Frame 1 (no input): blank canvas, image omitted
Frame 60 (the mouse pressed at the canvas centre just before this capture): blank canvas, image omitted
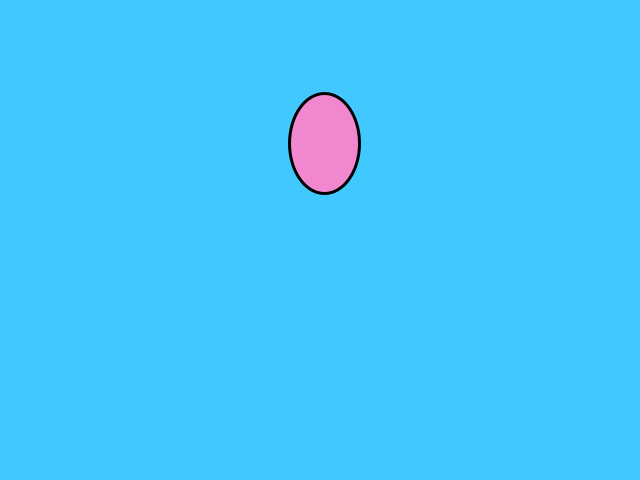
Frame 120 (the mouse held since frame 60 and released just before this capture)

The Processing sketch whose frames 1 and 60 were blank and that drew this single picture after the mouse press (run headless with seeded random() and noise(); from frame 60 on, the mouse is pressed at the canvas centre):

// Processing sketch: globos
// ── globos.pde
class Globo
{
  color c;
  float x, y,vx,vy;
  Globo (float _x, float _y)
  {
   x=_x;
   y=_y; 
   vx=random(-0.25,0.25);
   vy=random(-2,-0.5);
   c = color(random(0, 254),
             random(100,250),
             random(2, 240));
  }

  void update()
  {
    y+=vy;
    x+=vx;
  }

  void dibujate()
  {
      fill(c);
      strokeWeight(3);
      ellipse(x,y,70,100);
  }
  
}

ArrayList<Globo> globos;


void setup()
{
  size(640,480);
  globos = new ArrayList<Globo>();  
}

void draw()
{
  background(0100,200,255);
  for(int i=0;i<globos.size();i++)
  {
    globos.get(i).update();
    globos.get(i).dibujate();
  }
}

void mousePressed()
{
  globos.add(new Globo(mouseX,mouseY));
}
